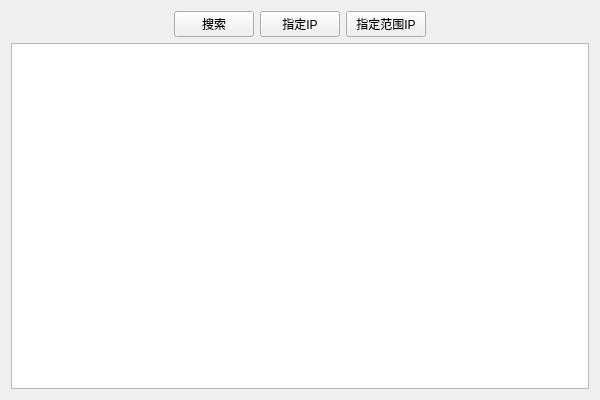
<?xml version="1.0" encoding="UTF-8"?>
<ui version="4.0">
 <class>DemoGUIClass</class>
 <widget class="QWidget" name="DemoGUIClass">
  <property name="geometry">
   <rect>
    <x>0</x>
    <y>0</y>
    <width>600</width>
    <height>400</height>
   </rect>
  </property>
  <property name="windowTitle">
   <string>DemoGUI</string>
  </property>
  <layout class="QGridLayout" name="gridLayout">
   <item row="1" column="0" colspan="5">
    <widget class="QTableWidget" name="tableWidget"/>
   </item>
   <item row="0" column="2">
    <widget class="QPushButton" name="pushButton_2">
     <property name="text">
      <string>指定IP</string>
     </property>
    </widget>
   </item>
   <item row="0" column="4">
    <spacer name="horizontalSpacer_2">
     <property name="orientation">
      <enum>Qt::Horizontal</enum>
     </property>
     <property name="sizeHint" stdset="0">
      <size>
       <width>244</width>
       <height>20</height>
      </size>
     </property>
    </spacer>
   </item>
   <item row="0" column="1">
    <widget class="QPushButton" name="pushButton">
     <property name="text">
      <string>搜索</string>
     </property>
    </widget>
   </item>
   <item row="0" column="0">
    <spacer name="horizontalSpacer">
     <property name="orientation">
      <enum>Qt::Horizontal</enum>
     </property>
     <property name="sizeHint" stdset="0">
      <size>
       <width>245</width>
       <height>20</height>
      </size>
     </property>
    </spacer>
   </item>
   <item row="0" column="3">
    <widget class="QPushButton" name="specifyRangeIpButton">
     <property name="text">
      <string>指定范围IP</string>
     </property>
    </widget>
   </item>
  </layout>
 </widget>
 <layoutdefault spacing="6" margin="11"/>
 <resources>
  <include location="demoGUI.qrc"/>
 </resources>
 <connections/>
</ui>
